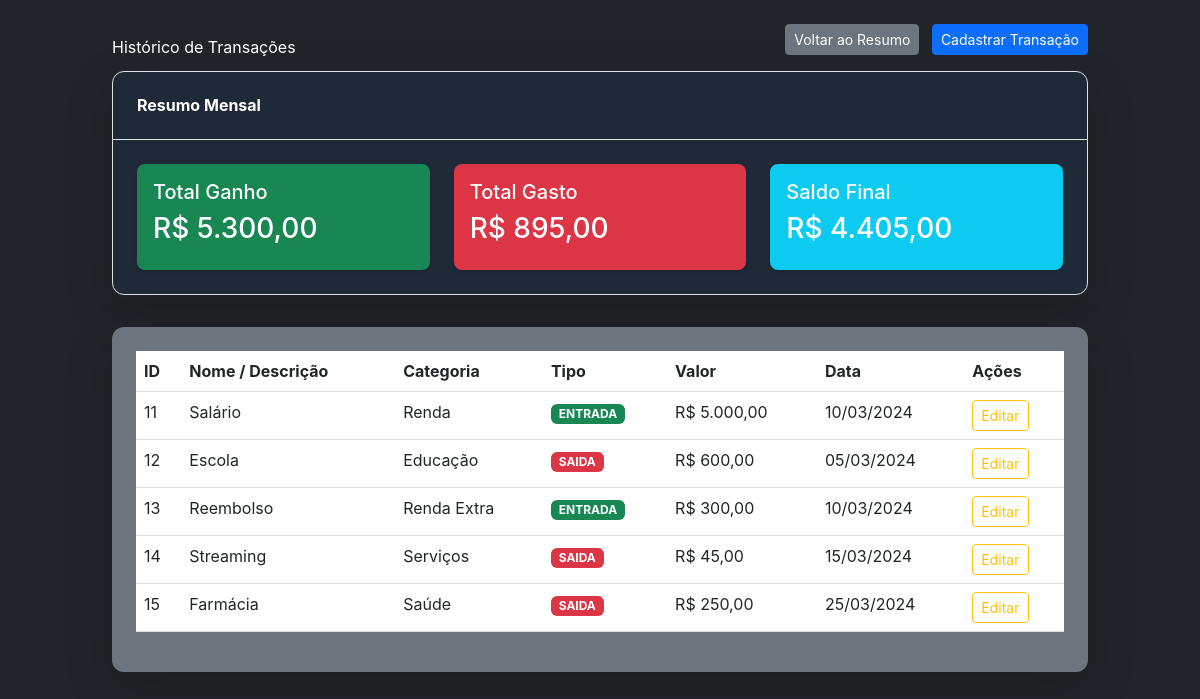
The page /historic.php?id=3 on the database its author committed.
### tables this page shows
CREATE TABLE transactions (
    id INT PRIMARY KEY AUTO_INCREMENT,
    name VARCHAR(255) NOT NULL,
    category VARCHAR(100) NOT NULL,
    type ENUM('Saida', 'Entrada') NOT NULL,
    value DECIMAL(10, 2) NOT NULL,
    date DATE NOT NULL,
    month_id INT,
    FOREIGN KEY (month_id) REFERENCES month(id)
);

### historic.php (the view, shortened to what this page needs)
<?php
require_once('connect.php');
if (isset($_GET['id'])) {
    $month_id = intval($_GET['id']);
    $sql = "SELECT * FROM transactions WHERE month_id = $month_id";
    $result = mysqli_query($conn, $sql);
    $totalIncome = 0;
    $totalExpense = 0;
    $finalBalance = 0;
    $transactions = [];
    if ($result && mysqli_num_rows($result) > 0) {
        while ($row = mysqli_fetch_assoc($result)) {
            $transactions[] = $row;
            if ($row['type'] === 'Entrada') {
                $totalIncome += $row['value'];
            } elseif ($row['type'] === 'Saida') {
                $totalExpense += $row['value'];
            }
        }
        $finalBalance = $totalIncome - $totalExpense;
    }
} else {
    echo "ID do mês não especificado.";
    exit();
}
?>
<!DOCTYPE html>
<html lang="pt-BR">
<head>
    <script src="https://cdn.tailwindcss.com"></script>
    <link href="https://cdn.jsdelivr.net/npm/bootstrap@5.3.0-alpha1/dist/css/bootstrap.min.css" rel="stylesheet">
    <link rel="stylesheet" href="style.css">
</head>
<body class="bg-dark text-white">
    <div class="container p-4">
        <div class="d-flex justify-content-between align-items-center">
            <h1 class="text-white">Histórico de Transações</h1>
            <div>
                <a href="index.php" class="btn btn-sm mb-3 btn-secondary me-2">Voltar ao Resumo</a>
                <a href="criar_transacao.php?id=<?= $month_id ?>" id="openModalButton" class="btn btn-sm mb-3 btn-primary">
                    Cadastrar Transação
                </a>
            </div>
        </div>
        <div class="mb-8 border rounded-xl shadow-lg bg-gray-800">
            <div class="border-bottom p-4">
                <h2 class="font-bold">Resumo Mensal</h2>
            </div>
            <div class="p-4 row row-cols-1 row-cols-md-3 g-4">
                <div class="col">
                    <div class="p-3 bg-success text-white rounded-lg shadow-sm">
                        <p class="h5">Total Ganho</p>
                        <p class="h3">R$ <?= number_format($totalIncome, 2, ',', '.') ?></p>
                    </div>
                </div>
                <div class="col">
                    <div class="p-3 bg-danger text-white rounded-lg shadow-sm">
                        <p class="h5">Total Gasto</p>
                        <p class="h3">R$ <?= number_format($totalExpense, 2, ',', '.') ?></p>
                    </div>
                </div>
                <div class="col">
                    <div class="p-3 bg-info text-white rounded-lg shadow-sm">
                        <p class="h5">Saldo Final</p>
                        <p class="h3">R$ <?= number_format($finalBalance, 2, ',', '.') ?></p>
                    </div>
                </div>
            </div>
        </div>
        <div class="table-responsive bg-secondary rounded-xl mt-4 shadow-lg">
            <div class="p-4">
                <table class="table text-white">
                    <thead>
                        <tr>
                            <th>ID</th>
                            <th>Nome / Descrição</th>
                            <th>Categoria</th>
                            <th>Tipo</th>
                            <th>Valor</th>
                            <th>Data</th>
                            <th>Ações</th>
                        </tr>
                    </thead>
                    <tbody>
                        <?php if (!empty($transactions)): ?>
                            <?php foreach ($transactions as $transaction): ?>
                                <tr>
                                    <td><?= $transaction['id']; ?></td>
                                    <td><?= $transaction['name']; ?></td>
                                    <td><?= $transaction['category']; ?></td>
                                    <td>
                                        <span class="badge <?= $transaction['type'] === 'Entrada' ? 'bg-success' : 'bg-danger'; ?>">
                                            <?= strtoupper($transaction['type']); ?>
                                        </span>
                                    </td>
                                    <td>R$ <?= number_format($transaction['value'], 2, ',', '.'); ?></td>
                                    <td><?= date('d/m/Y', strtotime($transaction['date'])); ?></td>
                                    <td>
                                        <a href="edit_transaction.php?id=<?= $transaction['id']; ?>" class="btn btn-outline-warning btn-sm">Editar</a>
                                    </td>
                                </tr>
                            <?php endforeach; ?>
                        <?php else: ?>
                            <tr>
                                <td colspan="7" class="text-center">Nenhuma transação encontrada para este mês.</td>
                            </tr>
                        <?php endif; ?>
                    </tbody>
                </table>
            </div>
        </div>
    </div>
</body>
</html>

### style.css (style rules this page uses)
body { font-family: 'Inter', sans-serif; }

### rows shown on the page
transactions: id "11", name "Salário", category "Renda", type "ENTRADA", value "5.000,00", date "10/03/2024"
transactions: id "12", name "Escola", category "Educação", type "SAIDA", value "600,00", date "05/03/2024"
transactions: id "13", name "Reembolso", category "Renda Extra", type "ENTRADA", value "300,00", date "10/03/2024"
transactions: id "14", name "Streaming", category "Serviços", type "SAIDA", value "45,00", date "15/03/2024"
transactions: id "15", name "Farmácia", category "Saúde", type "SAIDA", value "250,00", date "25/03/2024"

### other values the page prints
$totalIncome "5.300,00"
$totalExpense "895,00"
$finalBalance "4.405,00"
